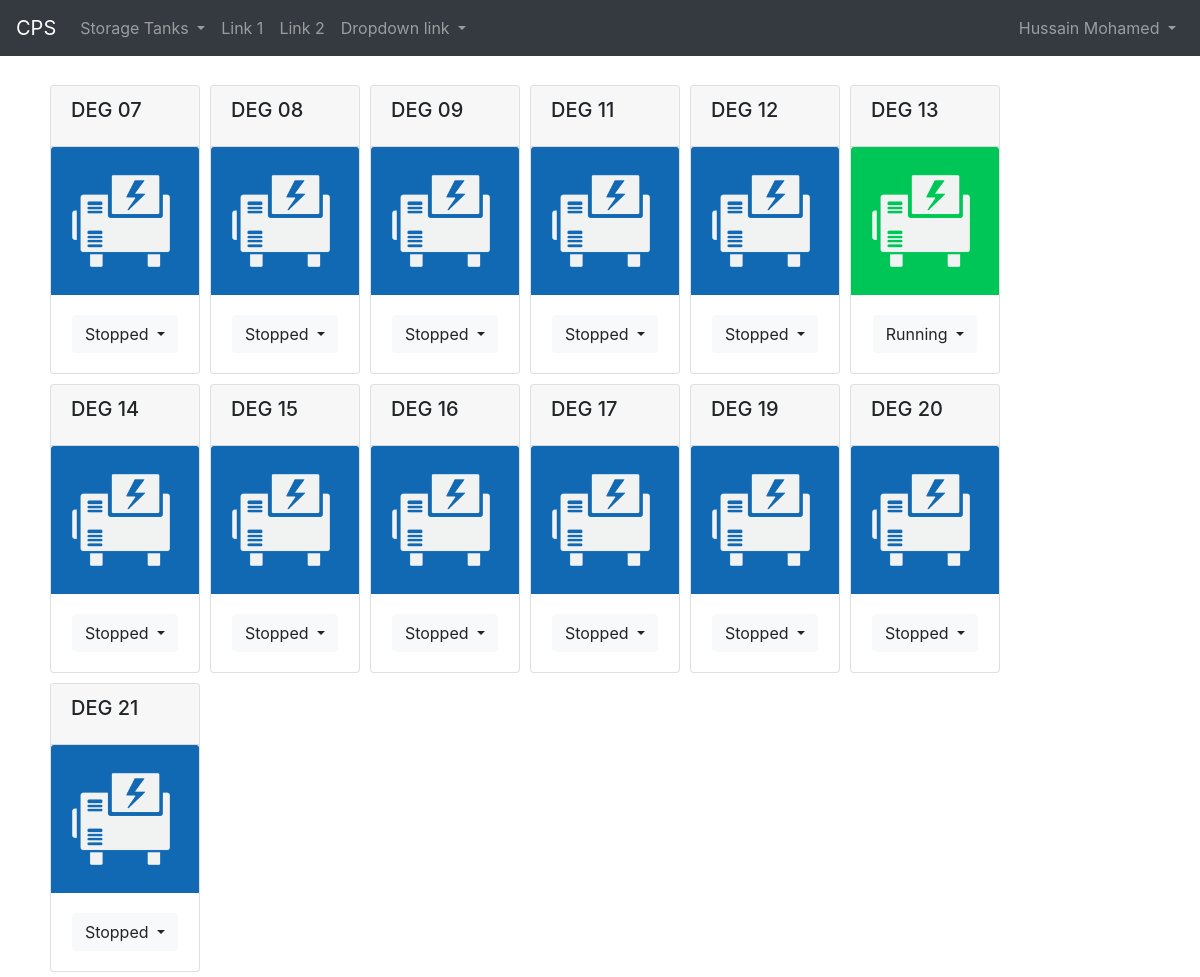
The app's page / (signed in) with its own data.
### cps/models.py (models this page shows)
class Genset(models.Model):
    class Meta:
        db_table = 'tblGensets'
        unique_together = [['engine', 'generator']]
    no = models.IntegerField(unique=True, db_index=True)
    operational = models.BooleanField(default=True)
    engine = models.ForeignKey(
        'Engine',
        on_delete=models.CASCADE
    )
    generator = models.ForeignKey(
        'Generator',
        on_delete=models.CASCADE
    )
    cap_kw = models.IntegerField()
    daytank = models.OneToOneField(
        'DayTank',
        on_delete = models.CASCADE,
        blank=True,
        null=True,
    )
    def __str__(self):
        return 'DEG {:02d}'.format(self.no)
    def running(self):
        records = RunRecord.objects.filter(genset=self.id)\
            .order_by('-record_date', '-record_time')
        if records:
            if records[0].action == "START":
                return True
        return False

### cps/views/dashboard.py (the view)
# urls.py: path('', views.dashboard.index, name='cps.dashboard'),
def index(request):
    context = {
        "gensets": Genset.objects.filter(operational=True)
    }
    return render(request, 'dashboard.html', context)

### cps/templates/dashboard.html (shortened to what this page needs)
{% extends "_base.html" %}
{% block content %}
{% load static %}
{% for genset in gensets %}
<div class="card floating-card" style="width: 150px;">
    <div class="card-header"><h5 class="card-title">{{ genset }}</h5></div>
    {% if genset.running %}
    <img class="card-img-top" src="{% static 'images/genset/running.png' %}" alt="{{ genset }} Running">
    {% else %}
    <img class="card-img-top" src="{% static 'images/genset/stopped.png' %}" alt="{{ genset }} Stopped">
    {% endif %}
    <div class="card-body text-center">
        <div class="dropdown">
            <button class="btn btn-light dropdown-toggle" type="button" id="btnDEG{{ genset.id }}" data-toggle="dropdown" aria-haspopup="true" aria-expanded="false">
            {% if genset.running %}
            Running
            {% else %}
            Stopped
            {% endif %}
            </button>
        </div>
    </div>
</div>
{% endfor %}
{% endblock %}

### cps/templates/_navbar.html (shortened to what this page needs)
<nav class="navbar navbar-expand-sm bg-dark navbar-dark">
    <a class="navbar-brand" href="{% url 'cps.dashboard' %}">CPS</a>
    <ul class="navbar-nav">
      <li class="nav-item dropdown">
        <a class="nav-link dropdown-toggle" href="#" id="navbardrop" data-toggle="dropdown">
          Storage Tanks
        </a>
      </li>
      <li class="nav-item">
        <a class="nav-link" href="#">Link 1</a>
      </li>
      <li class="nav-item">
        <a class="nav-link" href="#">Link 2</a>
      </li>
      <li class="nav-item dropdown">
        <a class="nav-link dropdown-toggle" href="#" id="navbardrop" data-toggle="dropdown">
          Dropdown link
        </a>
      </li>
    </ul>
    <ul class="nav navbar-nav ml-auto">
      {% if user.is_authenticated %}
        <li class="nav-item dropdown">
          <a class="nav-link dropdown-toggle" href="#" id="navbardrop" data-toggle="dropdown">
            {{ user.get_full_name }}
          </a>
        </li>
      {% else %}
        <li class="nav-item">
          <a class="nav-link" href="#">Login</a>
        </li>
      {% endif %}
    </ul>
  </nav>

### public/custom-styles.css (style rules this page uses)
.floating-card { float: left; margin: 5px; max-width: 200px; }

### records on screen
Genset: no "DEG 07", shows "Stopped"
Genset: no "DEG 08", shows "Stopped"
Genset: no "DEG 09", shows "Stopped"
Genset: no "DEG 11", shows "Stopped"
Genset: no "DEG 12", shows "Stopped"
Genset: no "DEG 13", shows "Running"
Genset: no "DEG 14", shows "Stopped"
Genset: no "DEG 15", shows "Stopped"
Genset: no "DEG 16", shows "Stopped"
Genset: no "DEG 17", shows "Stopped"
Genset: no "DEG 19", shows "Stopped"
Genset: no "DEG 20", shows "Stopped"
Genset: no "DEG 21", shows "Stopped"

### other values on screen
{{ user.get_full_name }} "Hussain Mohamed"
